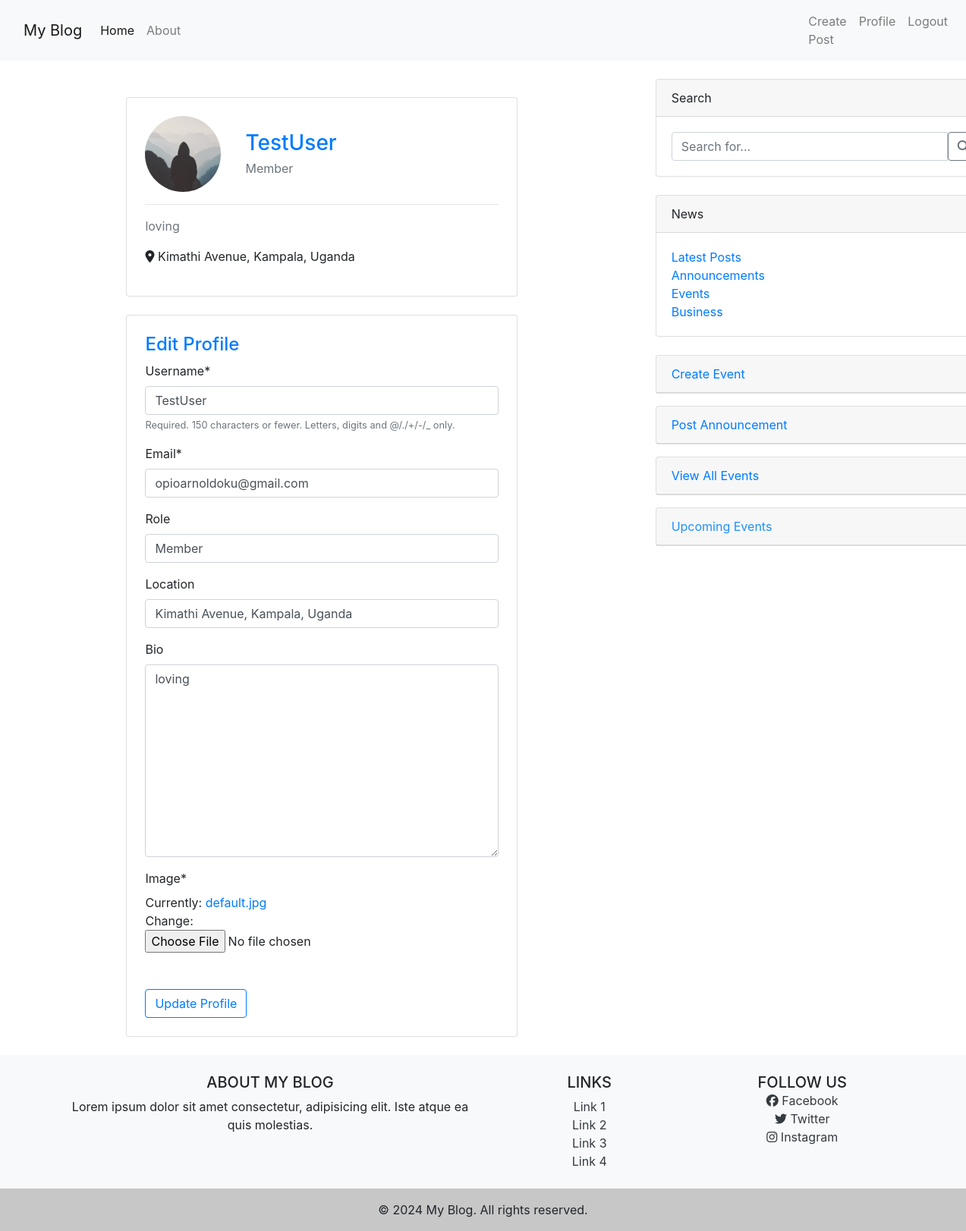
Screenshot of /profile/ (signed in) with the database file from the repository.
### users/models.py (models this page shows, shortened)
class Profile(models.Model):
    user = models.OneToOneField(User, on_delete=models.CASCADE)
    image = models.ImageField(default='default.jpg', upload_to='profile_pics')
    bio = models.TextField(blank=True, null=True)
    location = models.CharField(max_length=100, blank=True, null=True)
    role = models.CharField(max_length=100, blank=True, null=True, default="Member")

### users/views.py (the view)
# urls.py: path('profile/', user_views.profile, name='profile'),
@login_required
def profile(request):
    if request.method == 'POST':
        u_form = UserUpdateForm(request.POST, instance=request.user)
        p_form = ProfileUpdateForm(request.POST, request.FILES, instance=request.user.profile)
        if u_form.is_valid() and p_form.is_valid():
            u_form.save()
            p_form.save()
            messages.success(request, 'Your profile has been updated!')
            return redirect('profile')
    else:
        u_form = UserUpdateForm(instance=request.user)
        p_form = ProfileUpdateForm(instance=request.user.profile)
    return render(request, 'users/profile.html', {'u_form': u_form, 'p_form': p_form})

### users/forms.py
class UserUpdateForm(forms.ModelForm):
    email = forms.EmailField()
    class Meta:
        model = User
        fields = ['username', 'email', ]

class ProfileUpdateForm(forms.ModelForm):
    class Meta:
        model = Profile
        fields = ['role', 'location', 'bio','image']
        widget = {
            'content': forms.Textarea(attrs={'rows': 2, 'cols': 100, 'class': 'form-control'}),  # Smaller size
        }

### users/templates/users/profile.html (shortened to what this page needs)
{% extends 'blog/base2.html' %}
{% load crispy_forms_tags %}
{% block content %}
    <link href="https://cdnjs.cloudflare.com/ajax/libs/font-awesome/6.5.1/css/all.min.css" rel="stylesheet">
    <div class="container mt-5">
        <div class="row justify-content-center">
            <div class="col-md-8">
                <div class="card shadow-lg p-4 rounded">
                    <div class="d-flex align-items-center">
                        <img src="{{ user.profile.image.url }}" class="rounded-circle shadow-sm me-3" width="100" height="100" alt="Profile Image">
                        <div style="margin-left: 2em;">
                            <h3 class="fw-bold text-primary mb-1">{{ user.username }}</h3>
                            <p class="text-muted mb-0">{{ user.profile.role|default:"Member" }}</p>
                        </div>
                    </div>
                    <hr>
                    <p class="text-muted">{{ user.profile.bio|default:"No bio available." }}</p>
                    <p><i class="fas fa-map-marker-alt me-2"></i> {{ user.profile.location|default:"Unknown" }}</p>
                </div>
                <div class="card shadow-lg p-4 mt-4 rounded">
                    <h4 class="fw-bold text-primary">Edit Profile</h4>
                    <form method="POST" enctype="multipart/form-data">
                        <fieldset class="form-group">
                            {{ u_form|crispy }}
                            {{ p_form|crispy }}
                        </fieldset>
                        <button class="btn btn-outline-primary mt-3" type="submit">Update Profile</button>
                    </form>
                </div>
            </div>
        </div>
    </div>
{% endblock %}

### rows the page displays
Profile: role "Member", location "Kimathi Avenue, Kampala, Uganda", bio "loving"

### other values shown
{{ user.username }} "TestUser"
{{ user.profile.role|default:"Member" }} "Member"
{{ user.profile.bio|default:"No bio available." }} "loving"
{{ user.profile.location|default:"Unknown" }} "Kimathi Avenue, Kampala, Uganda"
